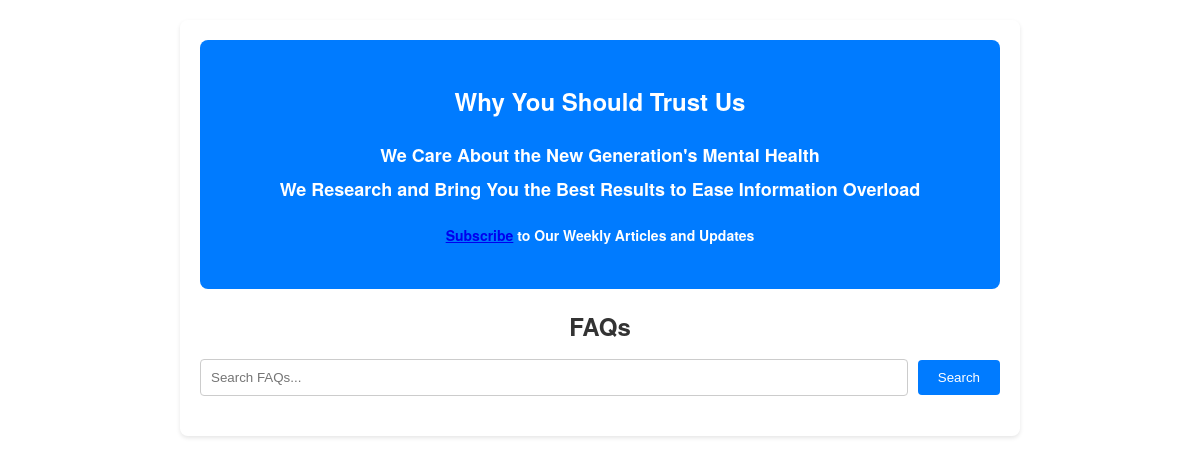
The page /Mentalhealth/ on the database as committed earlier.
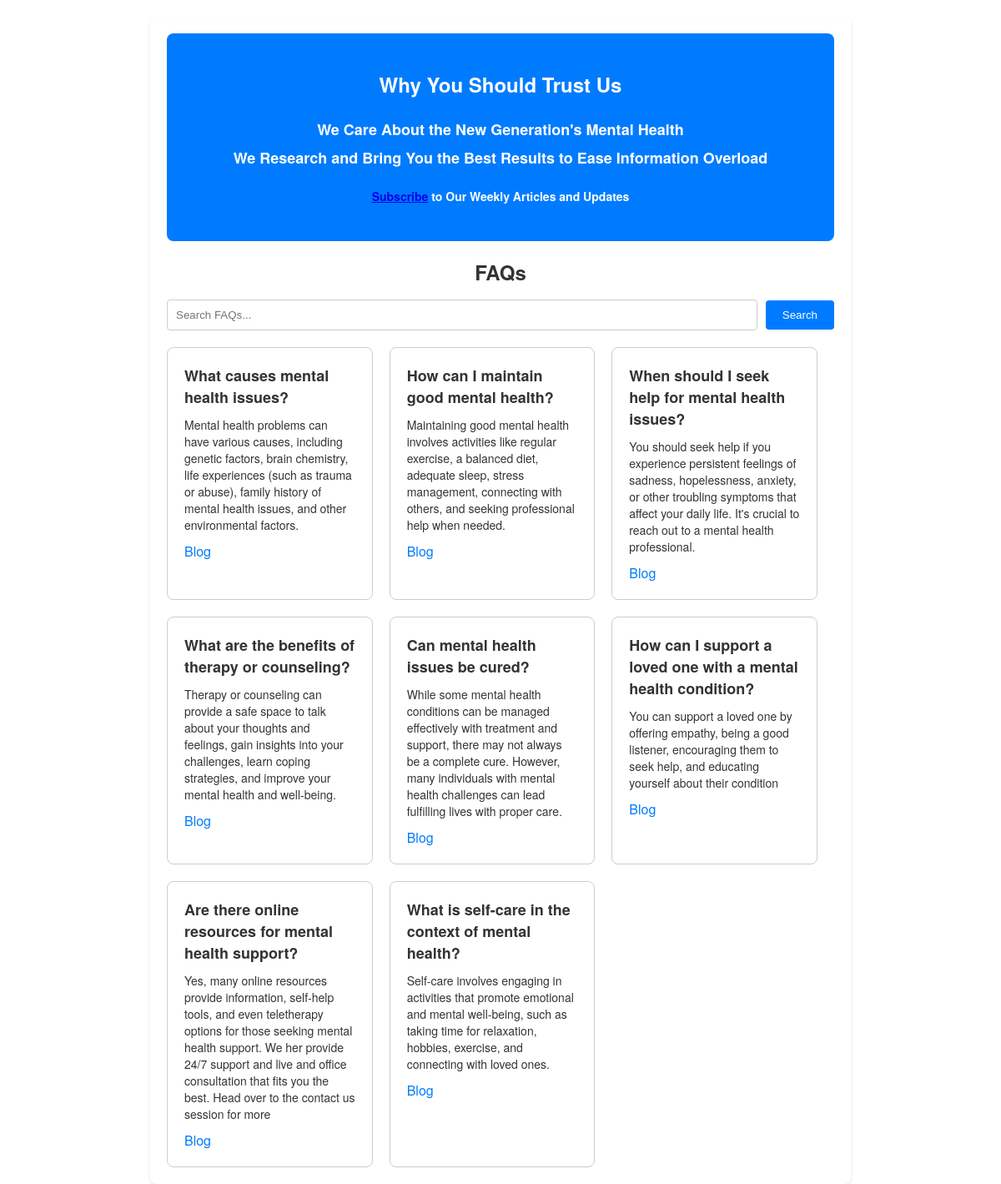
The same page on the database as committed later.
### myapp/models.py (models this page shows)
class FAQ(models.Model):
    question = models.CharField(max_length=255)
    answer = models.TextField()
    blog_url = models.URLField()

### myapp/views.py (the view)
# urls.py: path('Mentalhealth/', views.MentalHealth, name='Mentalhealth'),
def MentalHealth(request):
    faqs = FAQ.objects.all()
    return render(request, 'MentalHealth.html', {'faqs': faqs})

### templates/MentalHealth.html (shortened to what this page needs)
<!DOCTYPE html>
<html>
<head>
    {% load static %}
    <link rel="stylesheet" type="text/css" href="{% static 'css/MentalHealth.css' %}">
</head>
<body>
    <div class="container">
        <div class="brand">
            <h3>Why You Should Trust Us</h3>
            <h4>We Care About the New Generation's Mental Health</h4>
            <h4>We Research and Bring You the Best Results to Ease Information Overload</h4>
            <h5><a href="#">Subscribe</a> to Our Weekly Articles and Updates</h5>
        </div>
        <h1>FAQs</h1>
        <div class="search">
            <input type="text" id="search" placeholder="Search FAQs...">
            <button id="search-button">Search</button>
        </div>
        <div class="faq-cards">
            {% for faq in faqs %}
                <div class="faq-card" data-blog-url="{{ faq.blog_url }}">
                    <h3>{{ faq.question }}</h3>
                    <p class="answer">{{ faq.answer }}</p>
                    <a class="website-link" href="{{ faq.blog_url }}" target="_blank">Blog</a>
                </div>
            {% endfor %}
        </div>
    </div>
</body>
</html>

Rows that differ between the two databases and show on the page:
added FAQ: question "What causes mental health issues?", answer "Mental health problems can have various causes, including genetic factors, brain chemistry, life experiences (such as trauma or abuse), family history of mental health issues, and other environmental factors."
added FAQ: question "How can I maintain good mental health?", answer "Maintaining good mental health involves activities like regular exercise, a balanced diet, adequate sleep, stress management, connecting with others, and seeking professional help when needed."
added FAQ: question "When should I seek help for mental health issues?", answer "You should seek help if you experience persistent feelings of sadness, hopelessness, anxiety, or other troubling symptoms that affect your daily life. It's crucial to reach out to a mental health professional."
added FAQ: question "What are the benefits of therapy or counseling?", answer "Therapy or counseling can provide a safe space to talk about your thoughts and feelings, gain insights into your challenges, learn coping strategies, and improve your mental health and well-being."
added FAQ: question "Can mental health issues be cured?", answer "While some mental health conditions can be managed effectively with treatment and support, there may not always be a complete cure. However, many individuals with mental health challenges can lead fulfilling lives with proper care."
added FAQ: question "How can I support a loved one with a mental health condition?", answer "You can support a loved one by offering empathy, being a good listener, encouraging them to seek help, and educating yourself about their condition"
added FAQ: question "Are there online resources for mental health support?", answer "Yes, many online resources provide information, self-help tools, and even teletherapy options for those seeking mental health support. We her provide 24/7 support and live and office consultation that fits you the best. Head over to the contact us session for more"
added FAQ: question "What is self-care in the context of mental health?", answer "Self-care involves engaging in activities that promote emotional and mental well-being, such as taking time for relaxation, hobbies, exercise, and connecting with loved ones."
